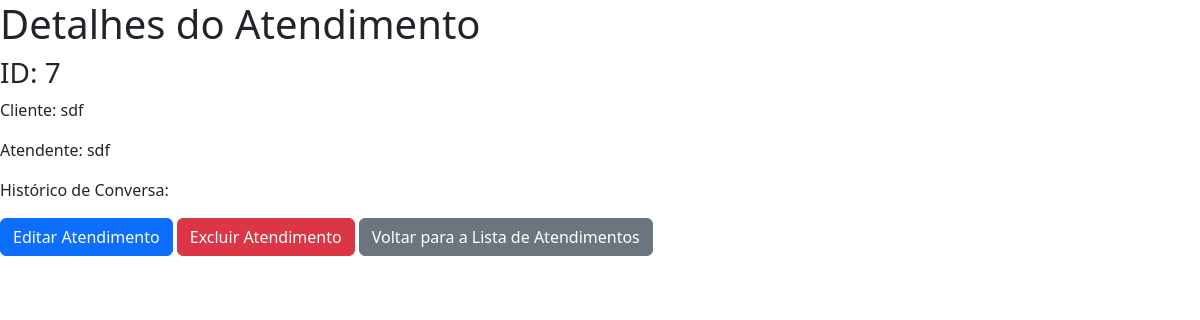
Screenshot of /atendimentos/7/ with the database file from the repository.
### atendimentos/models.py (models this page shows, shortened)
class Atendimento(models.Model):
    cliente = models.CharField(max_length=100)
    atendente = models.CharField(max_length=100)

### atendimentos/views.py (the view)
# urls.py: path('atendimentos/<int:atendimento_id>/', detalhar_atendimento, name='detalhar_atendimento'),
def detalhar_atendimento(request, atendimento_id):
    atendimento = get_object_or_404(Atendimento, pk=atendimento_id)
    return render(request, 'atendimentos/detalhar_atendimento.html', {'atendimento': atendimento})

### atendimentos/templates/atendimentos/detalhar_atendimento.html (shortened to what this page needs)
<!DOCTYPE html>
<html>
<head>
    <link rel="stylesheet" href="https://cdn.jsdelivr.net/npm/bootstrap@5.3.0/dist/css/bootstrap.min.css">
</head>
<body>
    <h1>Detalhes do Atendimento</h1>
    <h3>ID: {{ atendimento.id }}</h3>
    <p>Cliente: {{ atendimento.cliente }}</p>
    <p>Atendente: {{ atendimento.atendente }}</p>
    <p>Histórico de Conversa:</p>
    <a href="{% url 'atualizar_atendimento' atendimento.id %}" class="btn btn-primary">Editar Atendimento</a>
    <a href="{% url 'excluir_atendimento' atendimento.id %}" class="btn btn-danger">Excluir Atendimento</a>
    <a href="{% url 'listar_atendimentos' %}" class="btn btn-secondary">Voltar para a Lista de Atendimentos</a>
</body>
</html>

### rows the page displays
Atendimento: id "7", cliente "sdf", atendente "sdf"
